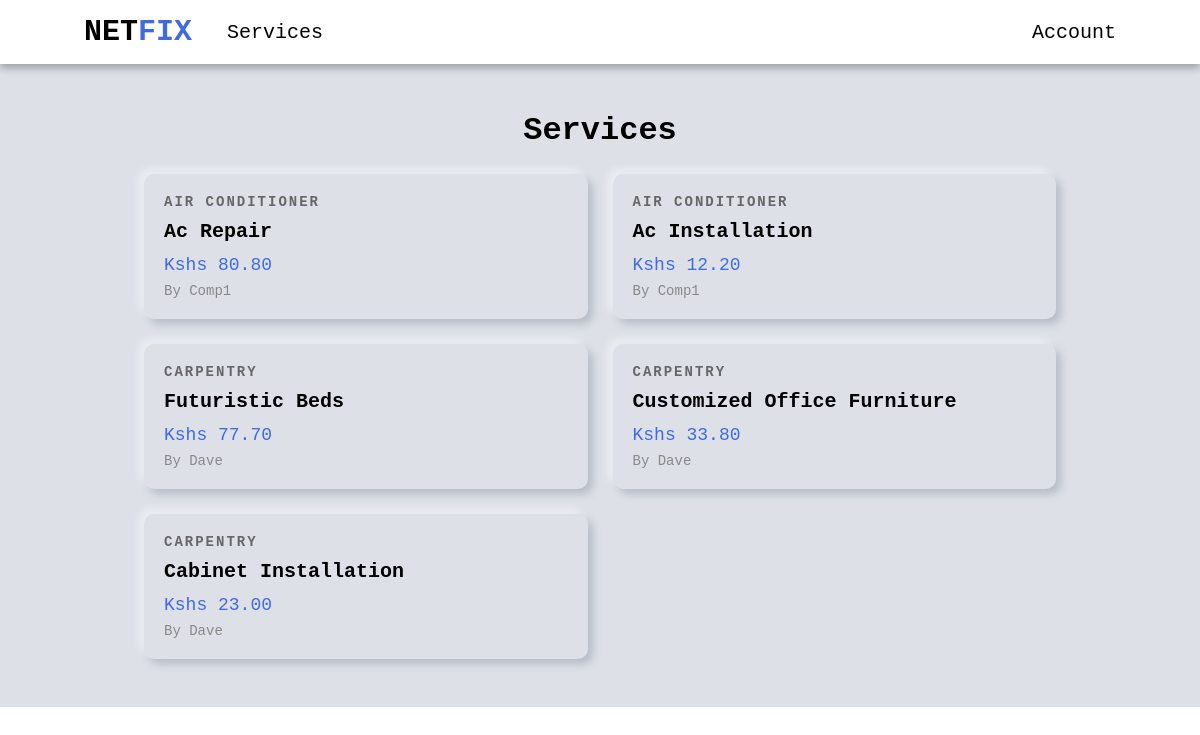
/services/, run on an earlier commit of the app's database.
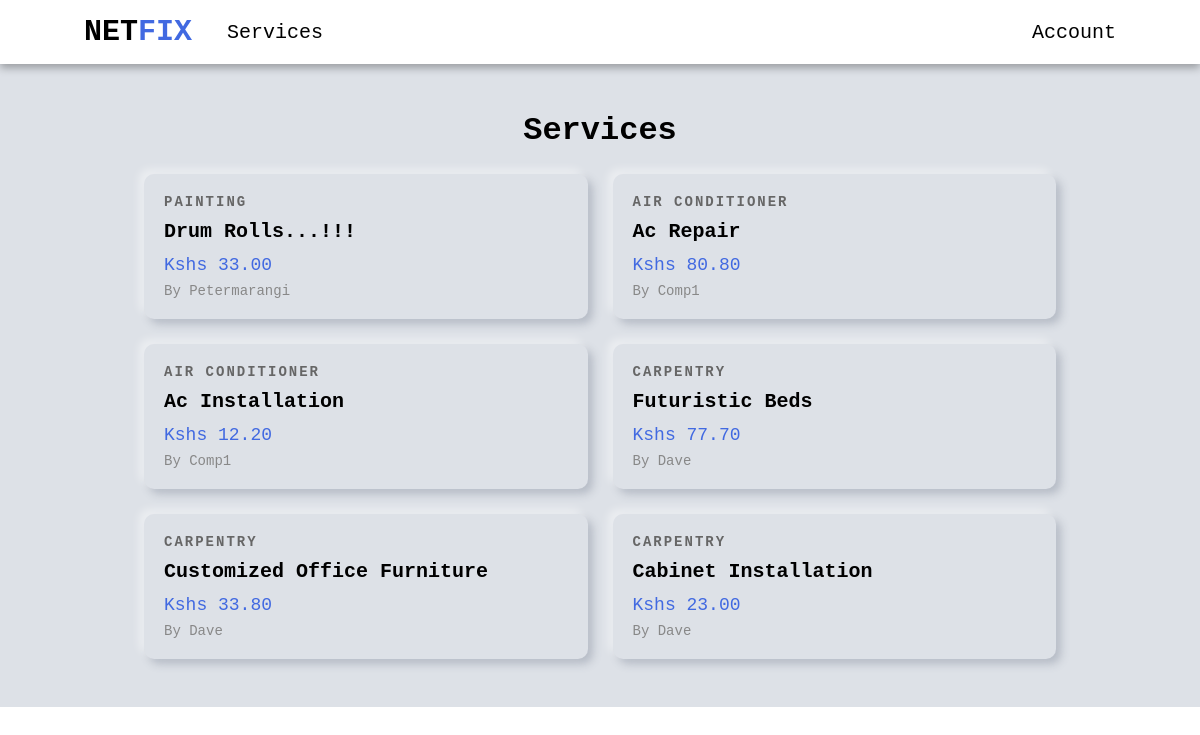
And on a later commit of the database.
### services/models.py (models this page shows, shortened)
class Service(models.Model):
    company = models.ForeignKey(Company, default="", on_delete=models.CASCADE)
    name = models.CharField(max_length=40)
    description = models.TextField()
    price_hr = models.DecimalField(decimal_places=2, max_digits=5)
    choices = (
        ('Air Conditioner', 'Air Conditioner'),
        ('Carpentry', 'Carpentry'),
        ('Electricity', 'Electricity'),
        ('Gardening', 'Gardening'),
        ('Home Machines', 'Home Machines'),
        ('House Keeping', 'House Keeping'),
        ('Interior Design', 'Interior Design'),
        ('Locks', 'Locks'),
        ('Painting', 'Painting'),
        ('Plumbing', 'Plumbing'),
        ('Water Heaters', 'Water Heaters'),
    )
    field = models.CharField(max_length=30, blank=False, null=False, default="", choices=choices)
    date = models.DateTimeField(auto_now=True, null=False)
    id = models.UUIDField(default=uuid.uuid4, unique=True, primary_key=True, editable=False)

### users/models.py (models this page shows, shortened)
class Company(models.Model):
    user = models.OneToOneField(User, on_delete=models.CASCADE, primary_key=True)
    choices = (
        ('Air Conditioner', 'Air Conditioner'),
        ('All in One', 'All in One'),
        ('Carpentry', 'Carpentry'),
        ('Electricity', 'Electricity'),
        ('Gardening', 'Gardening'),
        ('Home Machines', 'Home Machines'),
        ('House Keeping', 'House Keeping'),
        ('Interior Design', 'Interior Design'),
        ('Locks', 'Locks'),
        ('Painting', 'Painting'),
        ('Plumbing', 'Plumbing'),
        ('Water Heaters', 'Water Heaters'),
    )
    field = models.CharField(max_length=30, blank=False, null=False, default="", choices=choices)
    def __str__(self):
        return self.user.username

class User(AbstractUser):
    is_company = models.BooleanField(default=False)
    is_customer = models.BooleanField(default=False)
    email = models.EmailField(max_length=100, unique=True)
    username = models.CharField(max_length=100, unique=True)
    id = models.UUIDField(default=uuid.uuid4, unique=True, primary_key=True, editable=False)
    USERNAME_FIELD = 'email'
    REQUIRED_FIELDS = ['username']

### services/views.py (the view)
# urls.py: path("", v.service_list, name="service_list"),
def service_list(request):
    services = Service.objects.all().order_by("-date")
    context = {
        "services" : services
    }
    return render(request, 'services/services.html', context)

### services/templates/services/services.html (shortened to what this page needs)
{% extends 'main/base.html' %}
{% block content %}
<div class="services-header">
    <h1>Services</h1>
</div>
<div class="services-grid">
    {% for service in services %}
    <a href="{% url 'index' service.id %}" class="service-card">
        <div class="card-content">
            <div class="service-category">{{ service.field }}</div>
            <h2 class="service-name">{{ service.name }}</h2>
            <div class="service-price">Kshs {{ service.price_hr }}</div>
            <div class="service-company">by {{service.company}}</div>
        </div>
    </a>
    {% endfor %}
</div>
{% endblock content %}

### main/templates/main/base.html (shortened to what this page needs)
<!DOCTYPE html>
{% load static %}
<html lang="en">
<head>
    <link rel="stylesheet" href="{% static 'css/style.css' %}" />
</head>
<body>
    {% include 'main/nav.html' %}
    <div class="main-body">
        {% block content %}
        {% endblock content %}
    </div>
</body>
</html>

### main/templates/main/nav.html (shortened to what this page needs)
<nav class="navbar">
    <div class="left-nav">
        <h1><a href="{% url 'home' %}">NET<span class="logo">FIX</span></a></h1>
        <div class="services-dropdown">
            <a class="royal-hover" href="{% url 'service_list' %}">Services</a>
        </div>
    </div>
    <div class="account-dropdown">
        {% if request.user.is_authenticated %}
        <span class="royal-hover welcome-nav-text">Welcome {{user.first_name}}</span>
        {% else %}
        <span class="royal-hover">Account</span>
        {% endif %}
    </div>
</nav>

### static/css/style.css (style rules this page uses)
* { margin: 0; padding: 0; box-sizing: border-box; font-family: 'Courier New', Courier, monospace; }
a { text-decoration: none; color: black; }
.navbar { background-color: white; display: flex; align-items: center; justify-content: space-between; text-align: center; position: fixed; width: 100%; height: 8vh; font-size: 20px; padding: 0 7%; box-shadow: 0 4px 8px rgba(0, 0, 0, 0.3); top: 0; z-index: 100; }
.left-nav { display: flex; align-items: center; }
.left-nav h1 { margin-right: 35px; }
.logo { color: royalblue; }
.account-dropdown, .services-dropdown { position: relative; display: inline-block; }
.account-dropdown span { cursor: pointer; }
.main-body { margin-top: 8vh; padding: 3rem 12%; background: #dde1e7; }
.services-grid { display: grid; grid-template-columns: repeat(auto-fill, minmax(300px, 1fr)); gap: 25px; }
.services-header { display: flex; align-items: center; justify-content: center; flex-direction: column; margin-bottom: 25px; text-transform: capitalize; }
.service-card { border-radius: 10px; box-shadow: -5px -5px 9px rgba(255,255,255,0.45), 5px 5px 9px rgba(94,104,121,0.3); transition: transform 0.3s; cursor: pointer; text-decoration: none; color: black; display: block; }
.card-content { padding: 20px; }
.service-category { font-size: 14px; font-weight: 800; color: #666; margin-bottom: 10px; text-transform: uppercase; letter-spacing: 2px; }
.service-name { font-size: 20px; text-transform: capitalize; font-weight: bold; margin-bottom: 12px; }
.service-price { font-size: 18px; color: royalblue; margin-bottom: 8px; }
.service-company { font-size: 14px; text-transform: capitalize; color: #888; }

What changed in the data, as far as the page shows it:
added Service: field "PAINTING", name "Drum Rolls...!!!", price_hr "33.00", company "Petermarangi"
